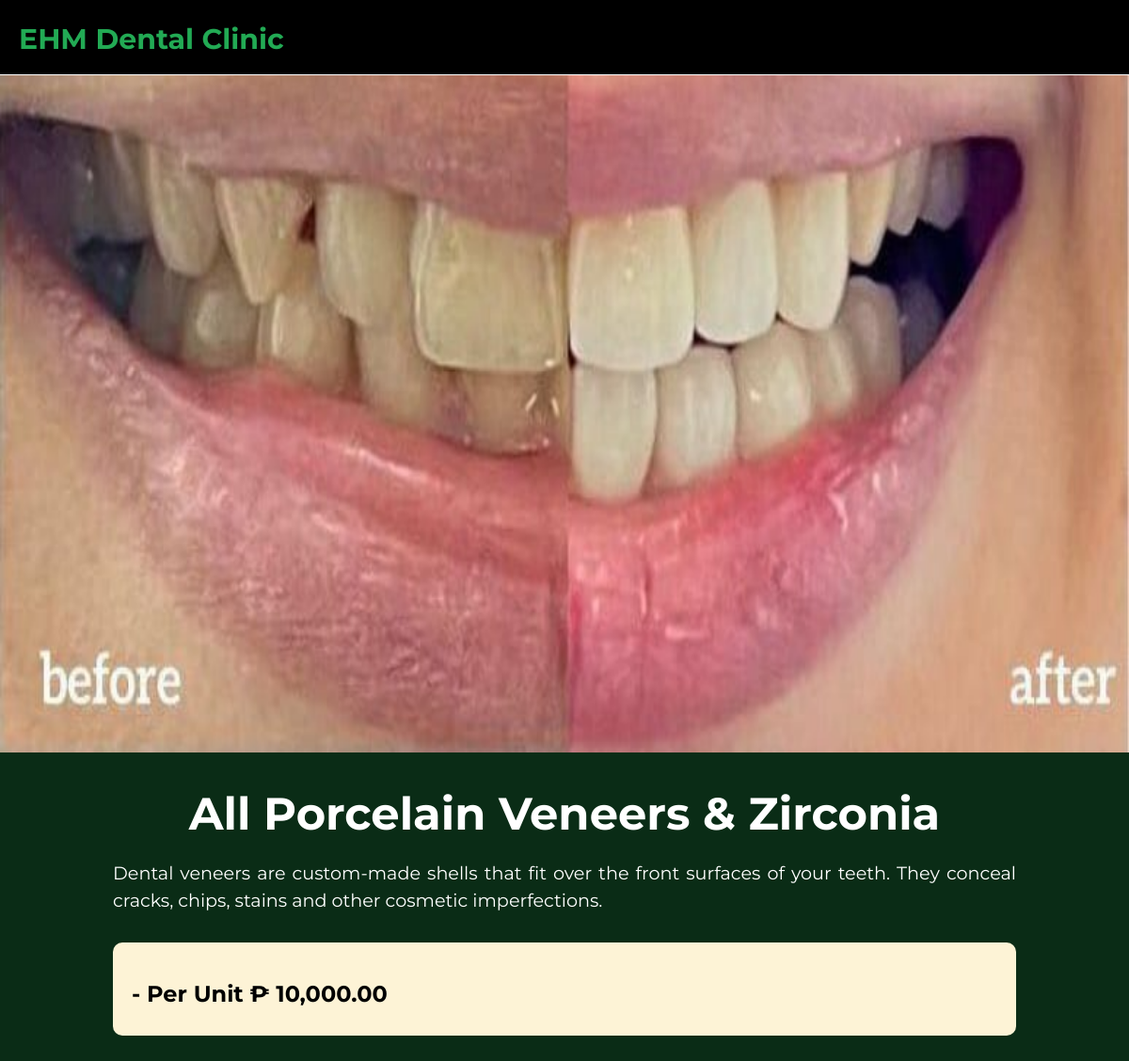
Before: /HOME_PAGE/SERVICES/All_Porcelain_Veneers_&_Zirconia.php with the older database file.
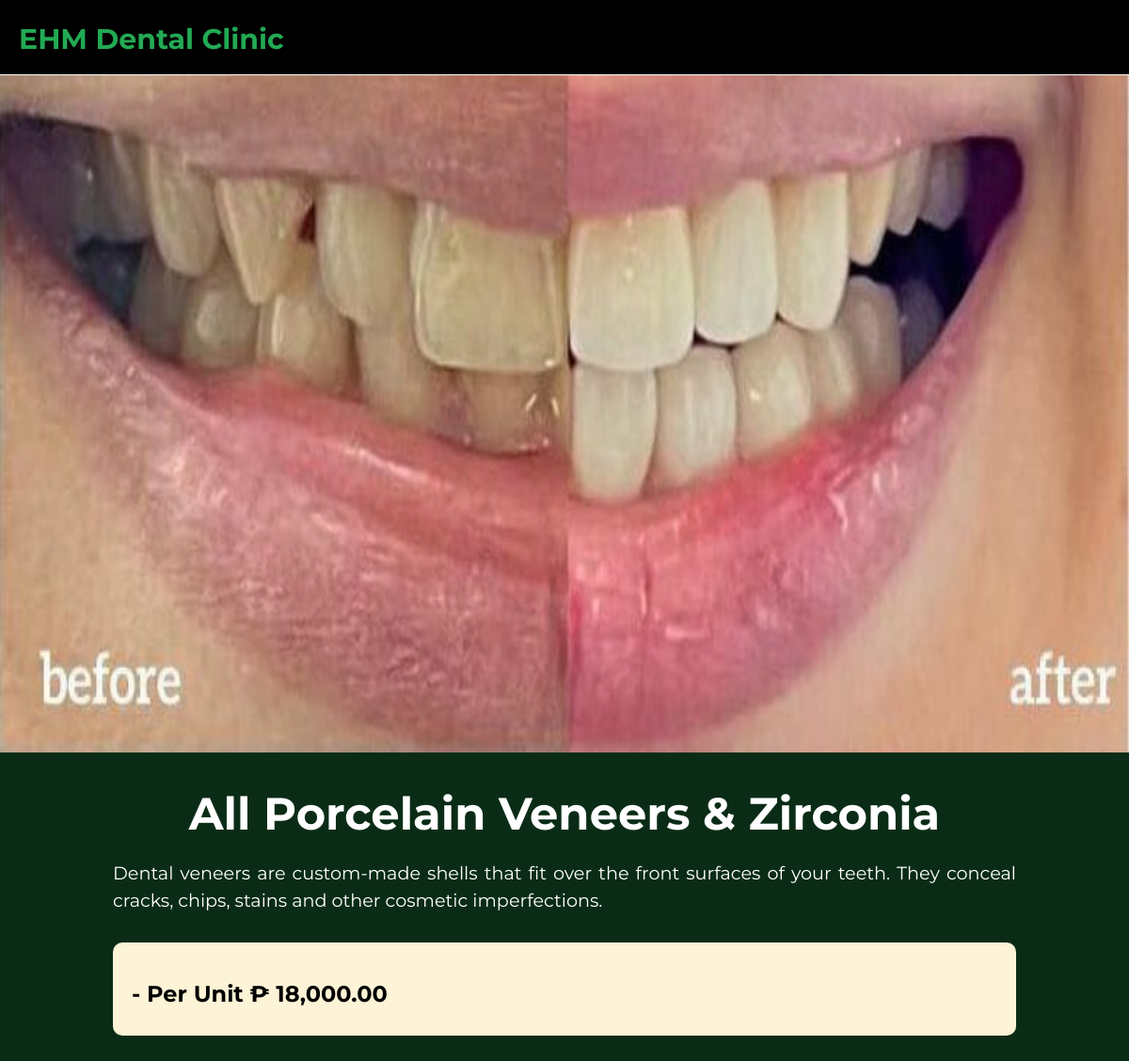
After: the same page with the newer database file.
### tables this page shows
CREATE TABLE `tbl_services` (
  `id` int(11) NOT NULL,
  `service_image` varchar(255) NOT NULL,
  `service_name` varchar(100) NOT NULL,
  `service_description` text NOT NULL,
  `price` decimal(10,2) NOT NULL
);

### HOME_PAGE/SERVICES/All_Porcelain_Veneers_&_Zirconia.php (the view, shortened to what this page needs)
<?php
include("../../dbcon.php");
$service_name = isset($_GET['service_name']) ? htmlspecialchars($_GET['service_name']) : 'All Porcelain Veneers & Zirconia';
$sql = "SELECT * FROM tbl_services WHERE service_name = ?";
$stmt = $con->prepare($sql);
$stmt->bind_param("s", $service_name);
$stmt->execute();
$result = $stmt->get_result();
if ($result->num_rows > 0) {
  $row = $result->fetch_assoc();
  $service_description = $row['service_description'];
  $price = number_format($row['price'], 2);
  $service_image = !empty($row['service_image']) ? basename($row['service_image']) : 'default.jpg';
} else {
  echo "Service not found.";
  exit;
}
?>
<!DOCTYPE html>
<html lang="en">
<head>
  <link rel="stylesheet" href="style.css">
  <link rel="stylesheet" href="master.css">
</head>
<body>
  <nav>
    <a href="../Home_page.php#Services">
      <div class="logo">
        <h1>EHM Dental Clinic</h1>
      </div>
    </a>
  </nav>
  <div class="img-container">
    <img src="/DENTAL/HOME_PAGE/SERVICES/SERVICES_IMAGES/<?php echo htmlspecialchars(basename($service_image)); ?>"
      alt="<?php echo htmlspecialchars($service_name); ?>"
      onerror="this.src='/DENTAL/HOME_PAGE/SERVICES/SERVICES_IMAGES/default.jpg';">
  </div>
  <div class="container">
    <h1><?php echo htmlspecialchars($service_name); ?></h1>
    <p><?php echo htmlspecialchars($service_description); ?></p>
    <div class="price-item">
      <h2>
        - Per Unit ₱ <?php echo $price; ?>
      </h2>
    </div>
  </div>
</body>
</html>

Changed rows visible on the page:
changed tbl_services: price "10,000.00" → "18,000.00"
